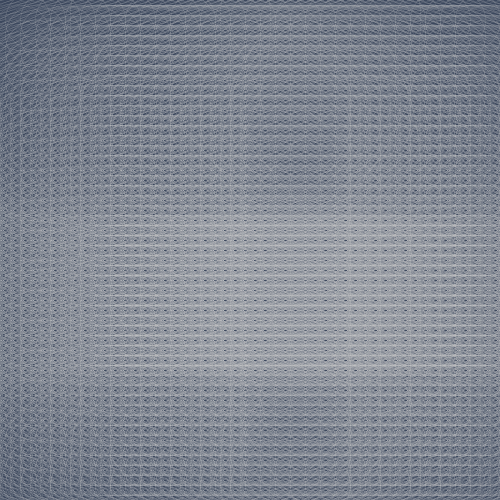
Frame 1 (no input)
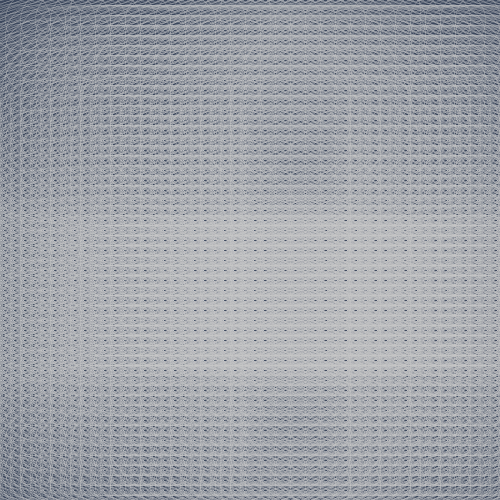
Frame 2 (the mouse pressed at the canvas centre, redrawn once)

The Processing sketch that drew these frames (run headless with seeded random() and noise(); the mouse was pressed at the canvas centre and the sketch redrawn once):

// Processing sketch: processing_85228
// ── processing_85228.pde

void setup()
{
  size(500, 500);
  stroke(200);
  background(#3c485e);
  strokeWeight(0.0);
  smooth();
}



void draw()
{
  noFill();

  for (int posX = 20; posX < width; posX = posX + 10)
  {
   
  for (int posY = 20; posY < height; posY = posY + 70)
  {
    ellipse(posX, posY, 1000, 9000);
  }}

for (int posX = 20; posX < width; posX = posX + 150)
  {
   
  for (int posY = 20; posY < height; posY = posY + 150)
  {
    ellipse(posX, posY,500, 500);
  }}

for (int posX = 20; posX < width; posX = posX + 15)
  {
   
  for (int posY = 20; posY < height; posY = posY + 15)
  {
    ellipse(posX, posY, 60, 60);
    
  }}
 
 for (int posX = 100; posX < width; posX = posX + 10)
  {
   
  for (int posY = 100; posY < height; posY = posY + 10)
  {
    ellipse(posX, posY, 500, 250);
    
  }}
 
 noLoop();
}
